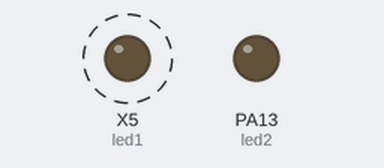
A program run on a simulated pyboard running MicroPython. On the bench: output pins drawn as LEDs (lit = HIGH). Dashed ring = blinking. Library files of the repository ran but are not shown: usched.py.

Above: at 0.5 s.
At 3.8 s:
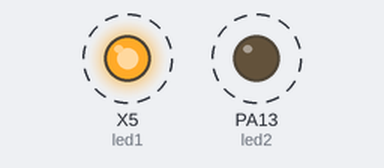
Timing chart, 0 to 5.1 s (numbered marks = the images above):
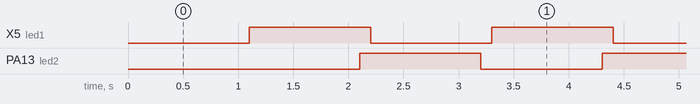

The program:

task-01.py
```python
from usched import Sched
from machine import Pin
from time import sleep

led1 = Pin(4, Pin.OUT)
led2 = Pin(13, Pin.OUT)

def toggle1(objLED):
    while True:
        sleep(1)
        yield
        objLED.value(not objLED.value())

def toggle2(objLED):
    while True:
        sleep(.1)
        yield
        objLED.value(not objLED.value())

objSched = Sched()
objSched.add_thread(toggle1(led1))
objSched.add_thread(toggle2(led2))
objSched.run()
```

Measured:
- by itself, X5 (led1), PA13 (led2): alternates HIGH for 1.1 s and LOW for 1.1 s
- by itself, everything shown: repeats every 2.2 s, in 4 steps
